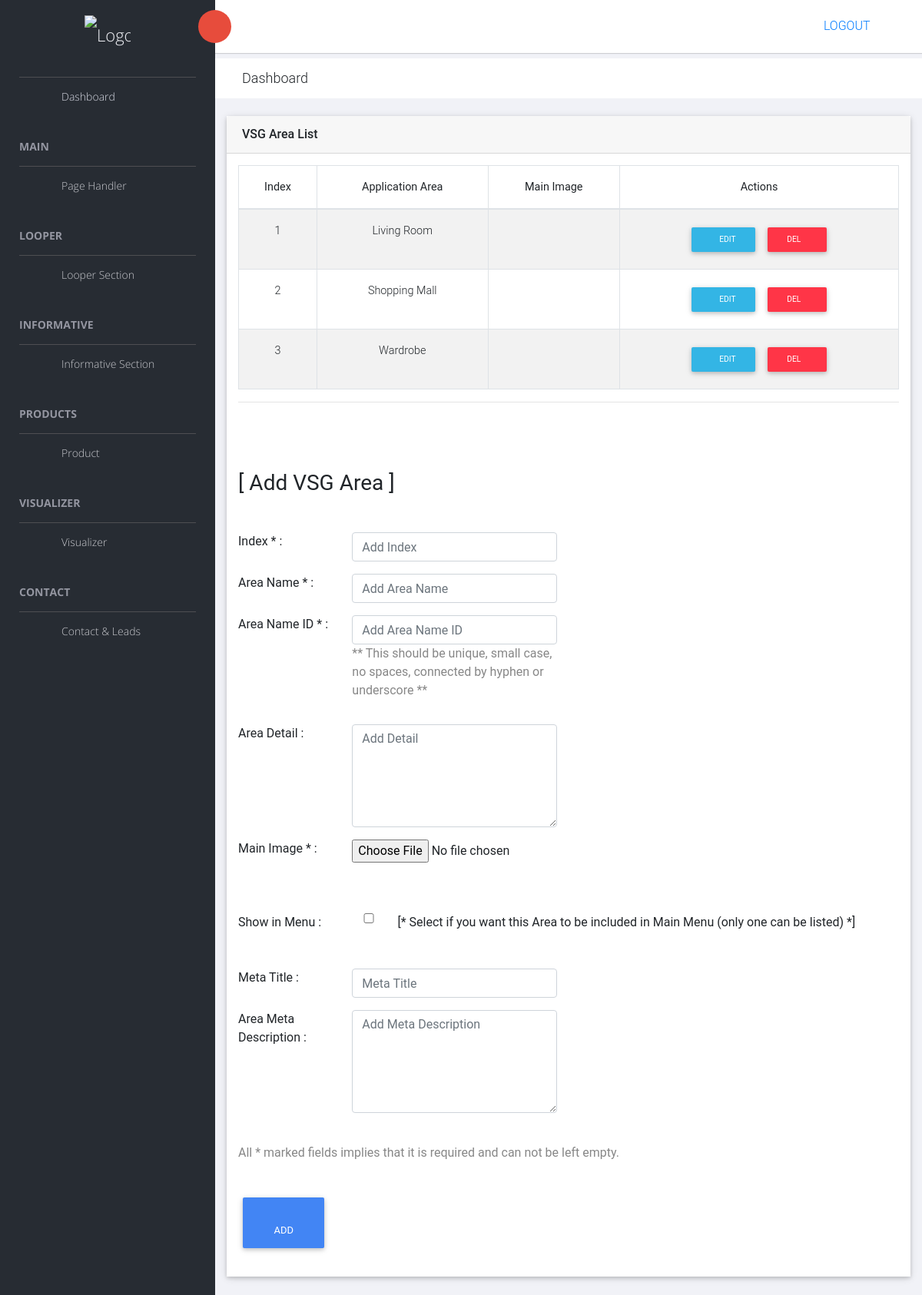
The page /panel/vsg_back/ (signed in) on the database as committed earlier.
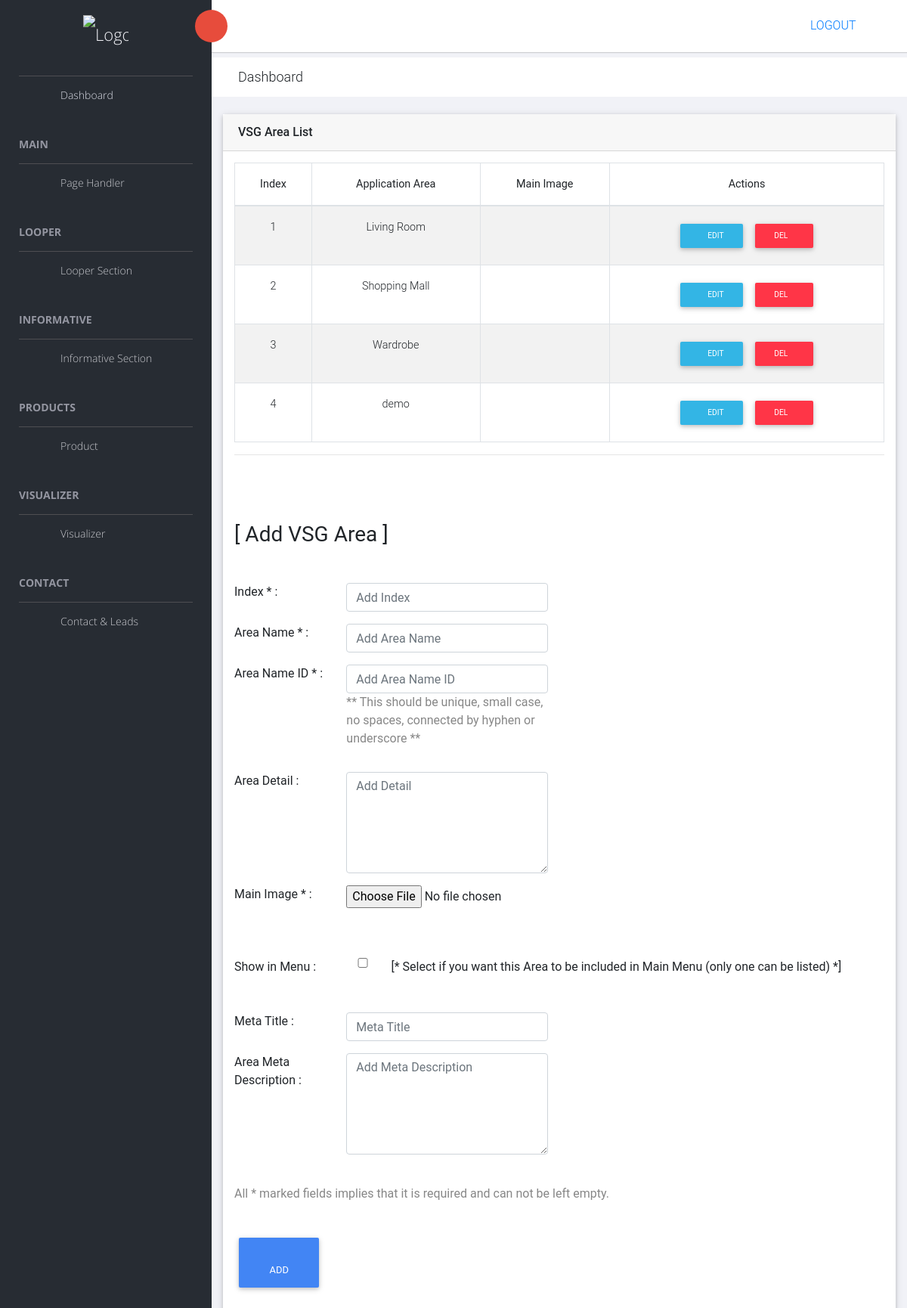
The same page on the database as committed later.
### vsg/models.py (models this page shows, shortened)
class VSG(models.Model) :
    index = models.CharField(max_length=100, null=True, blank=True)
    area = models.CharField(max_length=100, null=True, blank=True)
    area_id = models.CharField(max_length=100, null=True, blank=True)
    detail = models.TextField(null=True, blank=True)
    main_image = models.ImageField(upload_to="vsg", null=True, blank=True)
    meta_title = models.CharField(max_length=150, null=True, blank=True)
    meta_description = models.TextField(null=True, blank=True)
    is_show = models.CharField(max_length=25, null=True, blank=True)

### vsg/views.py (the view, shortened to what this page needs)
# urls.py: url(r"^panel/vsg_back/$", views.vsg_back, name="vsg_back"),
def vsg_back(request) :
    if not request.user.is_authenticated :
        return redirect('mylogin')
    vsg = VSG.objects.all()
    return render(request, 'vsg_back.html', {
        'vsg': vsg,
    })

### vsg/templates/vsg_back.html (shortened to what the changed rows need)
{% extends 'master_back.html' %}
{% load static %}
{% block headblock %}
    <link rel="stylesheet" href="{% static 'back/vendors/datatables.net-bs4/css/dataTables.bootstrap4.min.css' %}">
    <link rel="stylesheet" href="{% static 'back/vendors/datatables.net-buttons-bs4/css/buttons.bootstrap4.min.css' %}">
    <link href="{% static 'back/vendors/mdb/mdb.min.css' %}" rel="stylesheet">
    <link href="{% static 'back/vendors/smart-photo/smartphoto.min.css' %}" rel="stylesheet">
{% endblock %}
{% block page_content %}
    <div class="animated fadeIn">
        <div class="row">
            <div class="col-md-12">
                <div class="card" id="looper">
                    <div class="card-body">
                        <table id="bootstrap-data-table-export" class="dataa-table table table-striped table-bordered">
                            <thead>
                                <tr>
                                    <th class="text-center">Index</th>
                                    <th class="text-center">Application Area</th>
                                    <th class="text-center">Main Image</th>
                                    <th class="text-center">Actions</th>
                                </tr>
                            </thead>
                            <tbody>
                                {% if vsg %}
                                {% for vsg in vsg %}
                                <tr>
                                    <td class="text-center">
                                        {{vsg.index}}
                                    </td>
                                    <td class="text-center">
                                        {{vsg.area}}
                                    </td>
                                    <td class="text-center">
                                    </td>
                                    <td class="text-center">
                                        <a href="{% url 'vsg_back_edit' vsg.pk %}"><button type="button" class="btn btn-info btn-sm"><i class="fa fa-pencil"></i> Edit</button></a>
                                        <a href="#"><button type="button" class="btn btn-danger btn-sm" data-toggle="modal" data-target="#vsg_{{vsg.pk}}">Del<i class="fa fa-times"></i></button></a>
                                    </td>
                                </tr>
                                {% endfor %}
                                {% endif %}
                            </tbody>
                        </table>
                        <br><br><br>
                    </div>
                </div>
            </div>
        </div>
    </div>
{% endblock %}

Rows that differ between the two databases and show on the page:
added VSG: index "4", area "demo"
